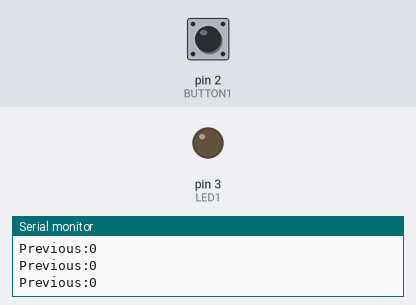
Simulated run of this sketch. Board: Arduino Uno, built with avr-gcc and run on an emulated ATmega328P. On the bench: output pins drawn as LEDs (lit = HIGH), the last lines printed to the serial monitor. Dashed ring = blinking. The test bench sets the inputs (shaded band); at power-on: pin 2 (BUTTON1) LOW.

Above: at 1.2 s.
1.3 s: pin 2 (BUTTON1) pulled HIGH for 0.15 s
At 2.1 s:
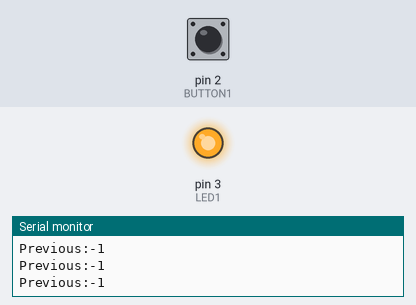
2.9 s: pin 2 (BUTTON1) pulled HIGH for 1 s
At 3.7 s:
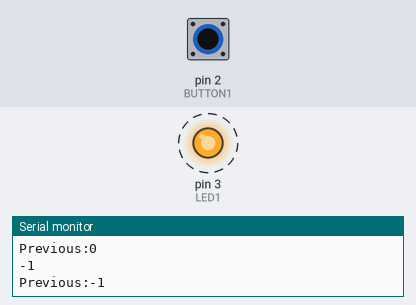
6.9 s: pin 2 (BUTTON1) pulsed HIGH 5 times (0.12 s each, 0.3 s apart)
11.4 s: pin 2 (BUTTON1) driven HIGH
At 12.3 s:
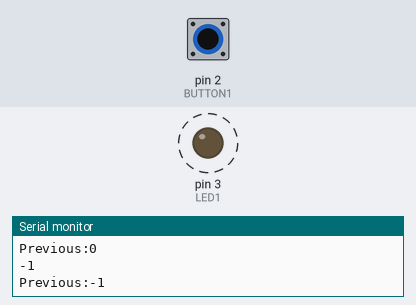
14.4 s: pin 2 (BUTTON1) driven LOW
At 14.9 s:
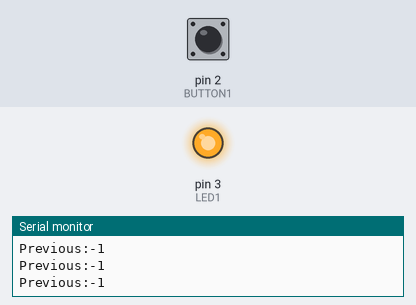
Timing chart, 0 to 17.4 s (numbered marks = the images above; inputs shaded):
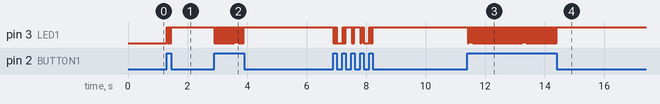

The sketch:

On-Off-Switch-WIP.ino
```cpp
// Handling input
#define BUTTON1 2
#define LED1 3
int previous;
int read;

void setup() {
  Serial.begin(9600);
  pinMode(BUTTON1, INPUT);
  pinMode(LED1, OUTPUT);
  digitalWrite(LED1, LOW);
  int calibrationVal = 17;
}

void loop() {
  int status;
  status = digitalRead(BUTTON1);
  if(status == HIGH)
  {
    read = ~read;
    digitalWrite(LED1, read);
    Serial.println(read);
    previous = read;
    Serial.print("Previous:");
    Serial.println(previous);
    delay(10);
  }
  if(status == LOW)
  {
    digitalWrite(LED1, previous);
    Serial.print("Previous:");
    Serial.println(previous);
  }
}
```

Measured:
- after the input at 1.3 s, pin 3 (LED1): alternates HIGH for 0.02 s and LOW for 0.02 s, 9 changes in all, then stays HIGH, starting at once
- after the input at 2.9 s, pin 3 (LED1): alternates HIGH for 0.02 s and LOW for 0.02 s, 60 changes in all, then stays HIGH, starting at once
- after the input at 11.4 s, pin 3 (LED1): alternates HIGH for 0.02 s and LOW for 0.02 s, starting at once
- after the input at 14.4 s, pin 3 (LED1): stops changing and stays HIGH
